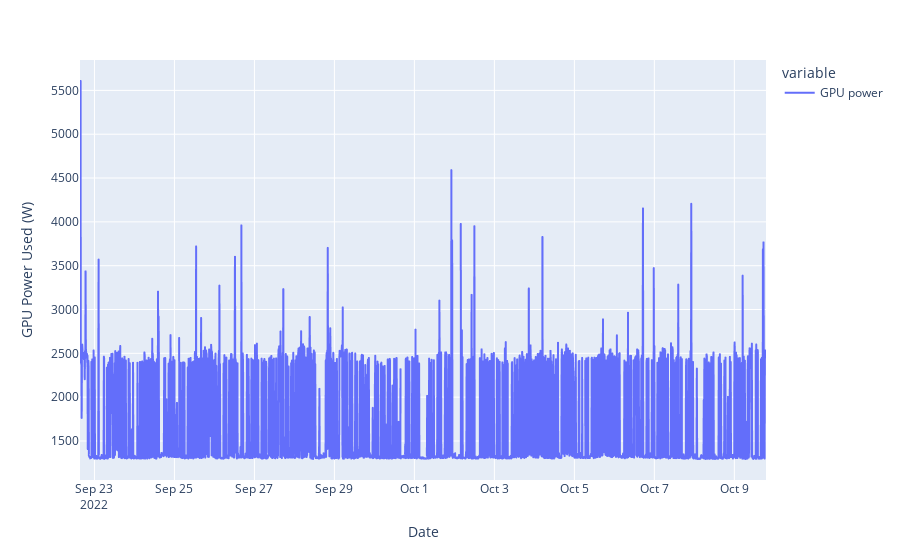

The notebook cell this image was saved under:
### Code cell
fig1= alllogdf.plot(x="date", y=["GPU power"], kind="line")
fig1.update_layout(
    xaxis_title= "Date",
    yaxis_title="GPU Power Used (W)",
)

### Figure 1 — Plotly figure (JSON) as saved in the notebook; plotly's stock layout.template omitted (floating-point values rounded to 4 significant figures; data arrays with more than 128 entries replaced by an {"elided": "..."} marker saying what was removed)
{"data": [{"hovertemplate": "variable=GPU power<br>date=%{x}<br>value=%{y}<extra></extra>", "legendgroup": "GPU power", "line": {"color": "#636efa", "dash": "solid"}, "marker": {"symbol": "circle"}, "mode": "lines", "name": "GPU power", "showlegend": true, "type": "scattergl", "x": {"elided": "2471 str values"}, "xaxis": "x", "y": {"elided": "2471 float values"}, "yaxis": "y"}], "layout": {"legend": {"title": {"text": "variable"}, "tracegroupgap": 0}, "margin": {"t": 60}, "xaxis": {"anchor": "y", "domain": [0, 1], "title": {"text": "Date"}}, "yaxis": {"anchor": "x", "domain": [0, 1], "title": {"text": "GPU Power Used (W)"}}}}
